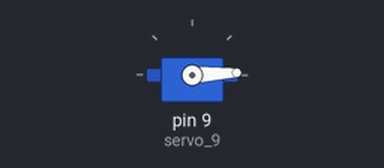
A sketch run on a simulated Arduino Uno, built with avr-gcc and run on an emulated ATmega328P. On the bench: servo.

Above: at 0.05 s.
At 1.3 s:
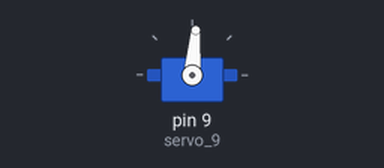
At 2.6 s:
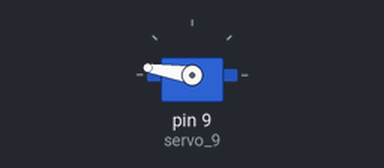
At 5.2 s:
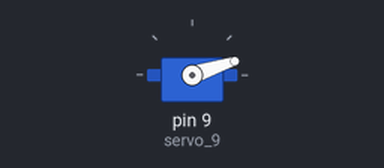
Timing chart, 0 to 7.1 s (numbered marks = the images above):
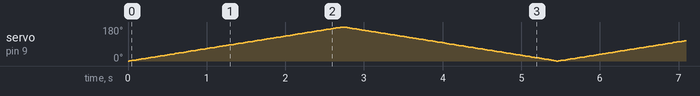

The sketch:

Servo_motor_code.ino
```cpp
#include <Servo.h>

int pos = 0;
int theta = 180;

Servo servo_9;

void setup()
{
  servo_9.attach(9, 500, 2500);
}

void loop()
{
  for (pos = 0; pos <= theta; pos += 1)
  {
    servo_9.write(pos);
    delay(15);
  }
  for (pos = theta; pos >= 0; pos -= 1)
  {
    servo_9.write(pos);
    delay(15);
  }
}
```
